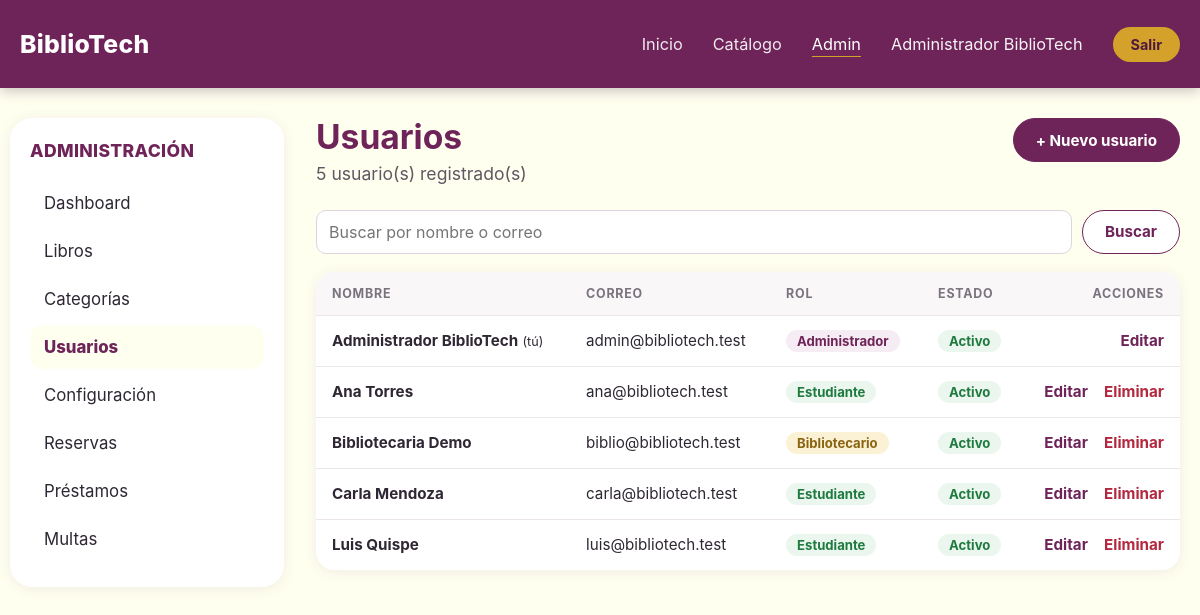
Screenshot of /admin/usuarios (signed in) with the database file from the repository.
### tables this page shows
CREATE TABLE IF NOT EXISTS usuarios (
    id            BIGINT UNSIGNED NOT NULL AUTO_INCREMENT,
    nombre        VARCHAR(120) NOT NULL,
    email         VARCHAR(180) NOT NULL,
    password_hash VARCHAR(255) NOT NULL,
    rol           ENUM('estudiante','bibliotecario','administrador') NOT NULL DEFAULT 'estudiante',
    estado        ENUM('activo','bloqueado') NOT NULL DEFAULT 'activo',
    created_at    TIMESTAMP NOT NULL DEFAULT CURRENT_TIMESTAMP,
    updated_at    TIMESTAMP NOT NULL DEFAULT CURRENT_TIMESTAMP ON UPDATE CURRENT_TIMESTAMP,
    PRIMARY KEY (id),
    UNIQUE KEY uq_usuarios_email (email)
);

### app/Controllers/Admin/BaseController.php (called while the page is built, shortened)
<?php
abstract class BaseController
{
    protected array $usuario;
    public function __construct()
    {
        $this->usuario = Auth::requireRole(['administrador']);
    }
    protected function render(string $vista, string $seccion, string $titulo, array $data = []): void
    {
        View::render($vista, $data + [
            'seccion' => $seccion,
            'titulo' => $titulo,
            'usuario' => $this->usuario,
            'csrf' => Csrf::token(),
            'mensajes' => Flash::pull(),
        ]);
    }
    protected function idDe(array $origen, string $clave = 'id'): int
    {
        $valor = $origen[$clave] ?? 0;
        return is_scalar($valor) ? max(0, (int) $valor) : 0;
    }
    protected function texto(string $clave, ?array $origen = null): string
    {
        $origen ??= $_POST;
        $valor = $origen[$clave] ?? '';
        return is_string($valor) ? trim($valor) : '';
    }
    protected function busqueda(): string
    {
        return mb_substr($this->texto('q', $_GET), 0, 100);
    }
    protected function pagina(): int
    {
        return max(1, $this->idDe($_GET, 'page'));
    }
}

### app/Controllers/Admin/UsuarioController.php (called while the page is built, shortened)
<?php
final class UsuarioController extends BaseController
{
    private UsuarioAdmin $usuarios;
    public function __construct()
    {
        $this->usuarios = new UsuarioAdmin();
    }
    public function index(): void
    {
        $q = $this->busqueda();
        $pag = new Paginator($this->usuarios->contar($q), self::POR_PAGINA, $this->pagina());
        $this->render('admin/usuarios/index', 'usuarios', 'Usuarios', [
            'filas' => $this->usuarios->listar($q, $pag->perPage, $pag->offset),
            'pag' => $pag,
            'q' => $q,
        ]);
    }
}

### app/Routes/admin.php (called while the page is built, shortened)
<?php
$router->get('/admin', static fn () => (new DashboardController())->index());
$router->get('/admin/configuracion', static fn () => (new ConfiguracionController())->index());
$router->post('/admin/configuracion/guardar', static fn () => (new ConfiguracionController())->guardar());
$router->get('/admin/libros', static fn () => (new LibroController())->index());
$router->get('/admin/libros/crear', static fn () => (new LibroController())->crear());
$router->get('/admin/libros/editar', static fn () => (new LibroController())->editar());
$router->post('/admin/libros/guardar', static fn () => (new LibroController())->guardar());
$router->post('/admin/libros/eliminar', static fn () => (new LibroController())->eliminar());
$router->get('/admin/categorias', static fn () => (new CategoriaController())->index());
$router->get('/admin/categorias/crear', static fn () => (new CategoriaController())->crear());
$router->get('/admin/categorias/editar', static fn () => (new CategoriaController())->editar());
$router->post('/admin/categorias/guardar', static fn () => (new CategoriaController())->guardar());
$router->post('/admin/categorias/eliminar', static fn () => (new CategoriaController())->eliminar());
$router->get('/admin/usuarios', static fn () => (new UsuarioController())->index());

### app/Core/Router.php (called while the page is built, shortened)
<?php
final class Router
{
    private array $routes = [];
    public function dispatch(string $method, string $requestUri): void
    {
        $path = parse_url($requestUri, PHP_URL_PATH);
        $path = '/' . trim($path, '/');
        $handler = $this->routes[strtoupper($method)][$path] ?? null;
        $handler();
    }
    private function add(string $method, string $path, callable $handler): void
    {
        $normalizedPath = '/' . trim($path, '/');
        $this->routes[$method][$normalizedPath] = $handler;
    }
}

### index.php (called while the page is built, shortened)
<?php
spl_autoload_register(static function (string $class): void {
    $prefix = 'App\\';
    $relativeClass = substr($class, strlen($prefix));
    $file = __DIR__ . '/app/' . str_replace('\\', '/', $relativeClass) . '.php';
});
$auth = new AuthController();
$dashboard = new DashboardController();
$catalogo = new CatalogoController();
$reservas = new ReservaController();
$multas = new MultaController();
$router = new Router();
$router->get('/', [$auth, 'index']);
$router->get('/login', [$auth, 'showLogin']);
$router->post('/login', [$auth, 'login']);
$router->get('/register', [$auth, 'showRegister']);
$router->post('/register', [$auth, 'register']);
$router->post('/logout', [$auth, 'logout']);
$router->get('/home', [$dashboard, 'showHome']);
$router->get('/catalogo', [$catalogo, 'index']);
$router->get('/catalogo/show', [$catalogo, 'show']);
$router->get('/mis-reservas', [$reservas, 'index']);
$router->post('/reservas/crear', [$reservas, 'crear']);
$router->post('/reservas/cancelar', [$reservas, 'cancelar']);
$router->get('/mis-multas', [$multas, 'index']);
$router->post('/mis-multas/pagar', [$multas, 'pagar']);
require __DIR__ . '/app/Routes/admin.php';
try {
    $router->dispatch($_SERVER['REQUEST_METHOD'] ?? 'GET', $_SERVER['REQUEST_URI'] ?? '/');
} catch (Throwable $exception) {
    error_log((string) $exception);
    http_response_code(500);
    echo 'Ocurrió un error interno. Inténtalo de nuevo más tarde.';
}

### app/Core/Database.php (called while the page is built, shortened)
<?php
final class Database
{
    private static ?PDO $connection = null;
    public static function connection(): PDO
    {
        if (self::$connection === null) {
            $host = getenv('DB_HOST') ?: '127.0.0.1';
            $database = getenv('DB_NAME') ?: 'bdbibliotech';
            $username = getenv('DB_USER') ?: 'root';
            $password = getenv('DB_PASSWORD') ?: '';
            $dsn = sprintf('mysql:host=%s;dbname=%s;charset=utf8mb4', $host, $database);
            self::$connection = new PDO($dsn, $username, $password, [
                PDO::ATTR_ERRMODE => PDO::ERRMODE_EXCEPTION,
                PDO::ATTR_DEFAULT_FETCH_MODE => PDO::FETCH_ASSOC,
                PDO::ATTR_EMULATE_PREPARES => false,
            ]);
        }
        return self::$connection;
    }
}

### app/Models/UsuarioAdmin.php (called while the page is built, shortened)
<?php
final class UsuarioAdmin
{
    private PDO $db;
    public function __construct(?PDO $db = null)
    {
        $this->db = $db ?? Database::connection();
    }
    public function contar(string $busqueda): int
    {
        $stmt = $this->db->prepare('SELECT COUNT(*) FROM usuarios WHERE nombre LIKE :q1 OR email LIKE :q2');
        $like = '%' . $busqueda . '%';
        $stmt->execute(['q1' => $like, 'q2' => $like]);
        return (int) $stmt->fetchColumn();
    }
    public function listar(string $busqueda, int $limite, int $offset): array
    {
        $sql = 'SELECT id, nombre, email, rol, estado, created_at
                FROM usuarios
                WHERE nombre LIKE :q1 OR email LIKE :q2
                ORDER BY nombre
                LIMIT ' . (int) $limite . ' OFFSET ' . (int) $offset;
        $stmt = $this->db->prepare($sql);
        $like = '%' . $busqueda . '%';
        $stmt->execute(['q1' => $like, 'q2' => $like]);
        return $stmt->fetchAll();
    }
}

### app/Core/Paginator.php (called while the page is built, shortened)
<?php
final class Paginator
{
    public function __construct(public readonly int $total, public readonly int $perPage = 10, mixed $requestedPage = 1)
    {
        $this->pages = max(1, (int) ceil($total / $perPage));
        $this->page = min(max(1, (int) $requestedPage), $this->pages);
    }
}

### app/Core/Url.php (called while the page is built, shortened)
<?php
final class Url
{
    private static string $basePath = '';
    public static function setBasePath(string $basePath): void
    {
        self::$basePath = rtrim($basePath, '/');
    }
    public static function to(string $path): string
    {
        return self::$basePath . '/' . ltrim($path, '/');
    }
}

### app/Views/admin/usuarios/index.php (the view, shortened to what this page needs)
<div class="adm-head">
    <div>
        <h1 class="adm-title">Usuarios</h1>
        <p class="adm-subtitle"><?= $pag->total ?> usuario(s) registrado(s)</p>
    </div>
    <a class="adm-btn" href="<?= View::url('/admin/usuarios/crear') ?>">+ Nuevo usuario</a>
</div>
<form class="adm-search" method="get" action="<?= View::url('/admin/usuarios') ?>">
    <input type="search" name="q" value="<?= View::e($q) ?>" placeholder="Buscar por nombre o correo" maxlength="100" aria-label="Buscar usuarios">
    <button class="adm-btn adm-btn-ghost" type="submit">Buscar</button>
</form>
<div class="adm-table-wrap">
    <table class="adm-table">
        <thead><tr><th>Nombre</th><th>Correo</th><th>Rol</th><th>Estado</th><th class="right">Acciones</th></tr></thead>
        <tbody>
        <?php foreach ($filas as $f): ?>
            <tr>
                <td><strong><?= View::e($f['nombre']) ?></strong><?= (int) $f['id'] === (int) $usuario['id'] ? ' <small>(tú)</small>' : '' ?></td>
                <td><?= View::e($f['email']) ?></td>
                <td><?= View::badge((string) $f['rol'], UsuarioController::ROLES[$f['rol']] ?? null) ?></td>
                <td><?= View::badge((string) $f['estado'], UsuarioController::ESTADOS[$f['estado']] ?? null) ?></td>
                <td class="right actions">
                    <a class="adm-link" href="<?= View::e(Url::to('/admin/usuarios/editar') . '?id=' . (int) $f['id']) ?>">Editar</a>
                    <?php if ((int) $f['id'] !== (int) $usuario['id']): ?>
                        <form method="post" action="<?= View::url('/admin/usuarios/eliminar') ?>" data-confirm="¿Eliminar al usuario «<?= View::e($f['nombre']) ?>»?">
                            <button class="adm-link adm-danger" type="submit">Eliminar</button>
                        </form>
                    <?php endif; ?>
                </td>
            </tr>
        <?php endforeach; ?>
        </tbody>
    </table>
</div>

### app/Core/View.php (shortened to what this page needs)
<?php
final class View
{
    public static function e(mixed $value): string
    {
        return htmlspecialchars((string) $value, ENT_QUOTES | ENT_SUBSTITUTE, 'UTF-8');
    }
    public static function url(string $path): string
    {
        return self::e(Url::to($path));
    }
    public static function render(string $view, array $data = [], string $layout = 'admin/layout'): void
    {
        $viewsPath = dirname(__DIR__) . '/Views/';
        extract($data, EXTR_SKIP);
        require $viewsPath . $view . '.php';
        $content = (string) ob_get_clean();
        require $viewsPath . $layout . '.php';
    }
    public static function badge(string $valor, ?string $texto = null): string
    {
        $clase = match ($valor) {
            'activo', 'pagada', 'confirmada', 'devuelto', 'estudiante' => 'ok',
            'pendiente', 'bibliotecario' => 'warn',
            'vencido', 'bloqueado', 'expirada' => 'bad',
            'administrador' => 'brand',
            default => 'muted',
        };
        return '<span class="adm-badge adm-badge-' . $clase . '">' . self::e($texto ?? ucfirst($valor)) . '</span>';
    }
}

### app/Views/admin/layout.php (shortened to what this page needs)
<?php
$menu = [
    'dashboard' => ['Dashboard', '/admin'],
    'libros' => ['Libros', '/admin/libros'],
    'categorias' => ['Categorías', '/admin/categorias'],
    'usuarios' => ['Usuarios', '/admin/usuarios'],
    'configuracion' => ['Configuración', '/admin/configuracion'],
    'reservas' => ['Reservas', '/admin/reservas'],
    'prestamos' => ['Préstamos', '/admin/prestamos'],
    'multas' => ['Multas', '/admin/multas'],
];
?>
<!doctype html>
<html lang="es">
<head>
    <link rel="stylesheet" href="<?= View::url('/assets/css/admin.css') ?>">
</head>
<body class="adm<?= $seccion === 'configuracion' ? ' adm-config' : '' ?>">
<header class="adm-header">
    <a class="adm-brand" href="<?= View::url('/admin') ?>">BiblioTech</a>
    <nav class="adm-topnav" aria-label="Navegación principal">
        <a href="<?= View::url('/home') ?>">Inicio</a>
        <a href="<?= View::url('/catalogo') ?>">Catálogo</a>
        <a href="<?= View::url('/admin') ?>" aria-current="page">Admin</a>
        <span class="adm-user"><?= View::e($usuario['nombre'] ?? '') ?></span>
        <form action="<?= View::url('/logout') ?>" method="post">
            <button class="adm-logout" type="submit">Salir</button>
        </form>
    </nav>
</header>
<div class="adm-layout">
    <aside class="adm-sidebar" aria-label="Administración">
        <h2>Administración</h2>
        <nav>
            <?php foreach ($menu as $clave => [$etiqueta, $ruta]): ?>
                <a href="<?= View::url($ruta) ?>"<?= $clave === $seccion ? ' class="active" aria-current="page"' : '' ?>><?= View::e($etiqueta) ?></a>
            <?php endforeach; ?>
        </nav>
    </aside>
    <main class="adm-main">
        <?= $content ?>
    </main>
</div>
</body>
</html>

### rows the page displays
usuarios: nombre "Administrador BiblioTech", shows "(tú)", email "admin@bibliotech.test", valor "Administrador Activo"
usuarios: nombre "Ana Torres", email "ana@bibliotech.test", valor "Estudiante Activo"
usuarios: nombre "Bibliotecaria Demo", email "biblio@bibliotech.test", valor "Bibliotecario Activo"
usuarios: nombre "Carla Mendoza", email "carla@bibliotech.test", valor "Estudiante Activo"
usuarios: nombre "Luis Quispe", email "luis@bibliotech.test", valor "Estudiante Activo"

### other values shown
View::e($etiqueta) "Dashboard"
View::e($etiqueta) "Libros"
View::e($etiqueta) "Categorías"
View::e($etiqueta) "Usuarios"
View::e($etiqueta) "Configuración"
View::e($etiqueta) "Reservas"
View::e($etiqueta) "Préstamos"
View::e($etiqueta) "Multas"
$pag->total "5"
